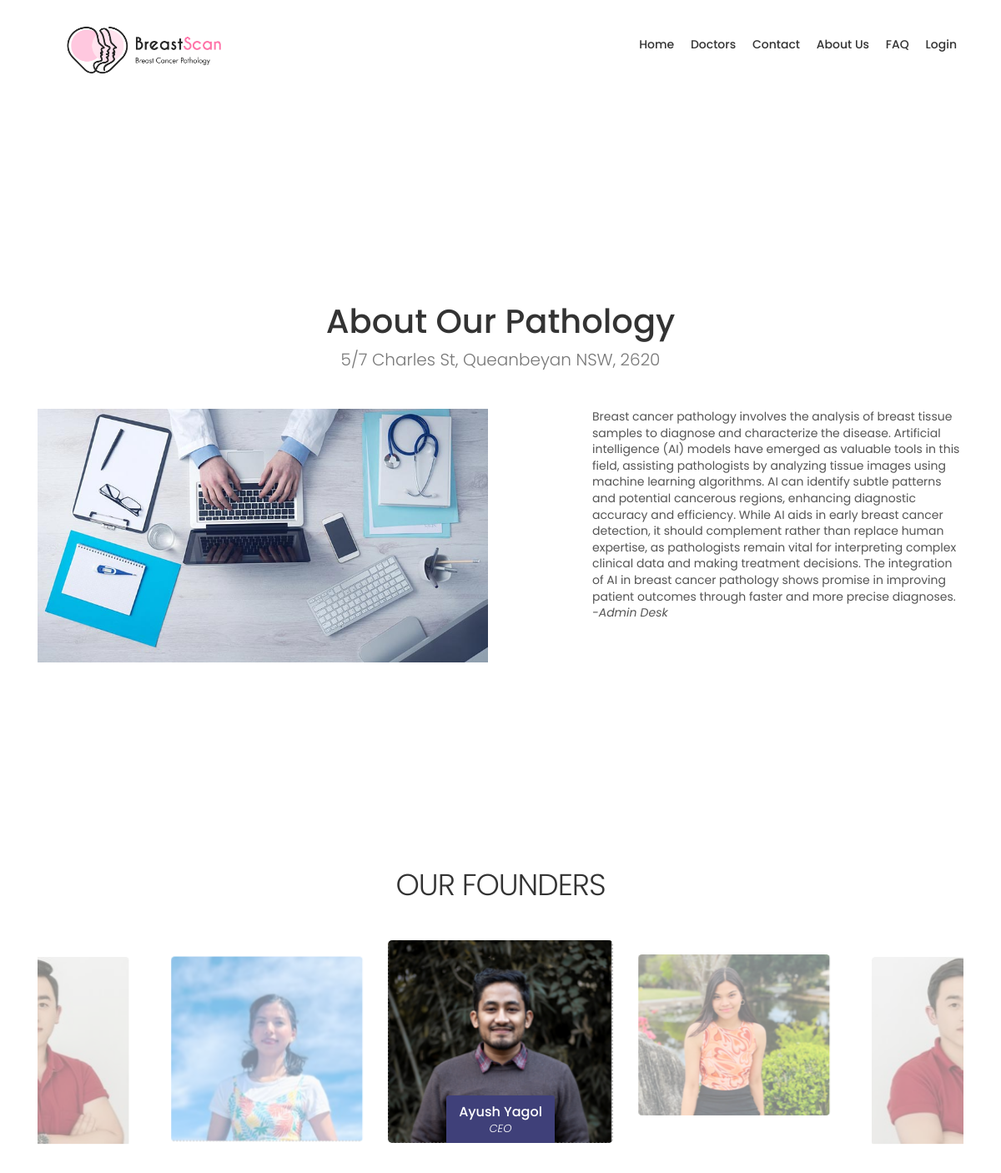
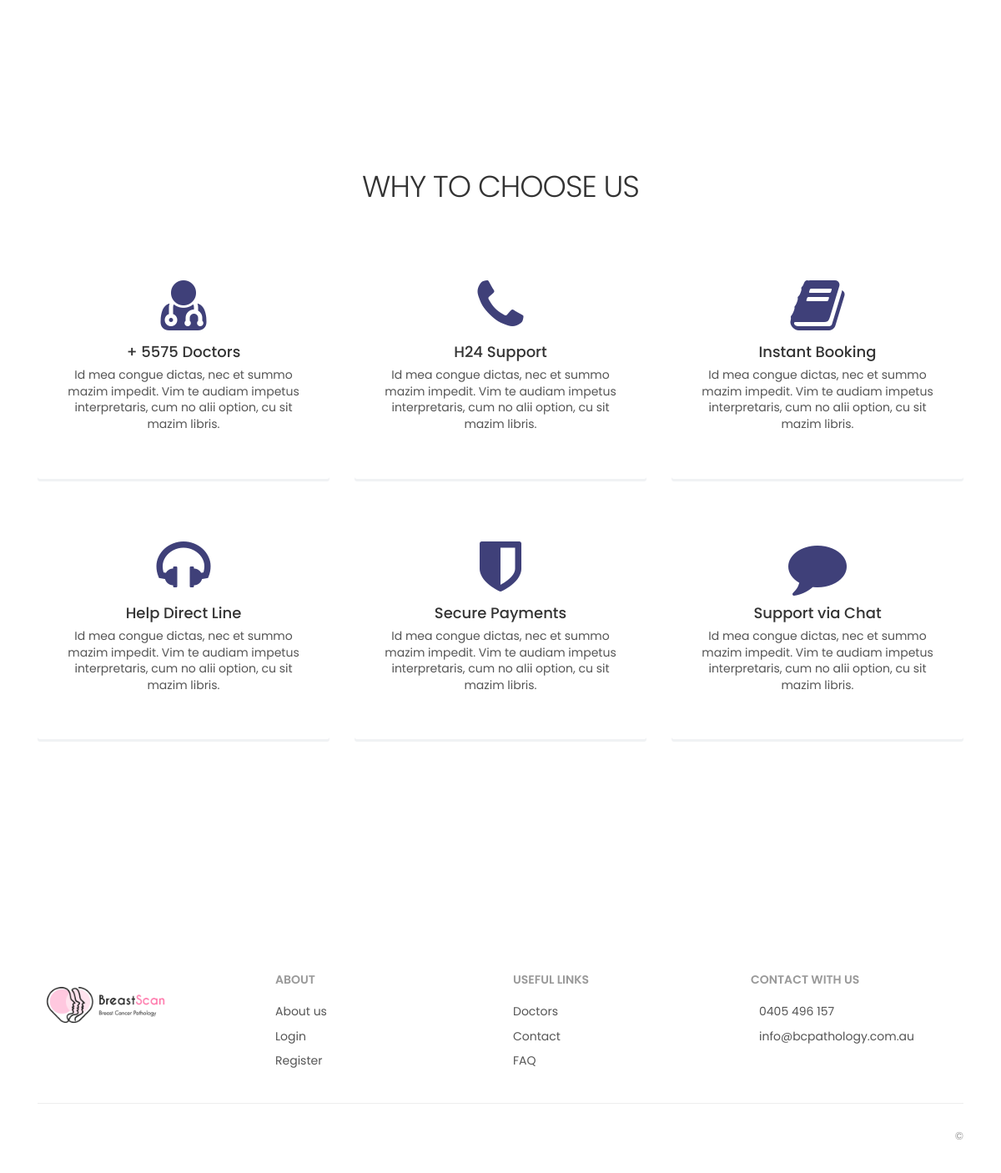
/about, run on the app's committed database (2 pictures, top to bottom).
### tables this page shows
CREATE TABLE `about` (
  `id` int NOT NULL,
  `info` text NOT NULL,
  `full_address` varchar(250) NOT NULL,
  `phone` varchar(255) NOT NULL,
  `email` varchar(255) NOT NULL,
  `facebook_link` varchar(255) DEFAULT NULL,
  `linkedin_link` varchar(255) DEFAULT NULL,
  `created_at` timestamp NULL DEFAULT CURRENT_TIMESTAMP,
  `updated_at` timestamp NULL DEFAULT CURRENT_TIMESTAMP ON UPDATE CURRENT_TIMESTAMP
);

### app/Controllers/About.php (called while the page is built, shortened)
<?php
class About extends Controller
{
    public function __construct(){
        $this->aboutModel = $this->model('About');
    }
    public function index()
    {
        $about_data = $this->aboutModel->getAboutData();
        $this->view('about/index',['title' => 'About Us', 'about_data' => $about_data[0]]);
    }
}

### app/Core/App.php (called while the page is built, shortened)
<?php
class App {
    protected $method = 'index';
    public function __construct() {
        $url = $this->parseUrl();
        if (file_exists('../app/Controllers/' . ucfirst($url[0]) . '.php')) {
            unset($url[0]);
        }
        $this->controller = new $this->controller;
        $this->params = $url ? array_values($url) : [];
        call_user_func_array(array($this->controller, $this->method), $this->params);
    }
    public function parseUrl() {
        if (isset($_GET['url'])) {
            return $url = explode('/', filter_var(rtrim($_GET['url'], '/'), FILTER_SANITIZE_URL));
        }
    }
}

### public/index.php (called while the page is built, shortened)
<?php
$app = new app;

### app/Core/DB.php (called while the page is built, shortened)
<?php
class DB {
    protected $db;
	private $statement;
    public function __construct(){
		$this->db = new PDO(sprintf('mysql:host=%s;dbname=%s', DB_HOST, DB_NAME), DB_USER, DB_PASSWORD);
    }
    public function query($sql, $params = []) {
		$this->statement = $this->db->prepare($sql);
	}
    public function row() {
		$this->execute();
		return $this->statement->fetchAll(PDO::FETCH_ASSOC);
	}
	public function execute() {
		return $this->statement->execute();
	}
}

### app/Models/About.php (called while the page is built, shortened)
<?php
include_once('../app/Core/Model.php');
class About extends Core\Model
{
    public function getAboutData(){
        $this->db->query('SELECT * FROM about ORDER BY ID DESC LIMIT 1');
        return $this->db->row();
    }
}

### app/Core/Model.php (called while the page is built, shortened)
<?php
abstract class Model {
	public function __construct() {
		$this->db = new DB;
	}
}

### app/Views/about/index.php (the view, shortened to what this page needs)
<?php include('../app/Views/base/header.php');?>
<?php include('../app/Views/base/navbar.php');?>
<div class="bg_color_1">
    <div class="margin_120_95">
    <div class="bg_color_1">
			<div class="container margin_120_95">
				<div class="main_title">
					<h1>About Our Pathology</h1>
					<p><?php echo $data['about_data']['full_address']; ?></p>
				</div>
				<div class="row justify-content-between">
					<div class="col-lg-6">
						<figure class="add_bottom_30">
							<img src="/pathology/img/about_1.jpg" class="img-fluid" alt="">
						</figure>
					</div>
					<div class="col-lg-5">
                    <?php echo $data['about_data']['info']; ?>
						<p><em>-Admin Desk</em></p>
					</div>
				</div>
			</div>
		</div>
		<div class="container margin_120_95">
			<div class="main_title">
				<h2>Our founders</h2>
			</div>
			<div id="staff" class="owl-carousel owl-theme">
			<div class="item">
					<a href="javascript:void(0)">
						<div class="title">
							<h4>Ayush Yagol<em>CEO</em></h4>
						</div><img src="/pathology/img/ayush.png" alt="">
					</a>
				</div>
				<div class="item">
					<a href="javascript:void(0)">
						<div class="title">
						</div><img src="/pathology/img/roisha.png" alt="">
					</a>
				</div>
				<div class="item">
					<a href="javascript:void(0)">
						<div class="title">
						</div><img src="/pathology/img/saijal.png" alt="">
					</a>
				</div>
				<div class="item">
					<a href="javascript:void(0)">
						<div class="title">
						</div><img src="/pathology/img/ruby.png" alt="">
					</a>
				</div>
			</div>
		</div>
		<div class="container margin_120_95">
			<div class="main_title">
				<h2>Why TO Choose Us</h2>
			</div>
			<div class="row">
				<div class="col-lg-4 col-md-6">
					<a class="box_feat_about" href="#0">
						<i class="fa fa-user-md"></i>
						<h3>+ 5575 Doctors</h3>
						<p>Id mea congue dictas, nec et summo mazim impedit. Vim te audiam impetus interpretaris, cum no alii option, cu sit mazim libris.</p>
					</a>
				</div>
				<div class="col-lg-4 col-md-6">
					<a class="box_feat_about" href="#0">
						<i class="fa fa-phone"></i>
						<h3>H24 Support</h3>
						<p>Id mea congue dictas, nec et summo mazim impedit. Vim te audiam impetus interpretaris, cum no alii option, cu sit mazim libris. </p>
					</a>
				</div>
				<div class="col-lg-4 col-md-6">
					<a class="box_feat_about" href="#0">
						<i class="fa fa-book"></i>
						<h3>Instant Booking</h3>
						<p>Id mea congue dictas, nec et summo mazim impedit. Vim te audiam impetus interpretaris, cum no alii option, cu sit mazim libris.</p>
					</a>
				</div>
				<div class="col-lg-4 col-md-6">
					<a class="box_feat_about" href="#0">
						<i class="fa fa-headphones"></i>
						<h3>Help Direct Line</h3>
						<p>Id mea congue dictas, nec et summo mazim impedit. Vim te audiam impetus interpretaris, cum no alii option, cu sit mazim libris. </p>
					</a>
				</div>
				<div class="col-lg-4 col-md-6">
					<a class="box_feat_about" href="#0">
						<i class="fa fa-shield"></i>
						<h3>Secure Payments</h3>
						<p>Id mea congue dictas, nec et summo mazim impedit. Vim te audiam impetus interpretaris, cum no alii option, cu sit mazim libris.</p>
					</a>
				</div>
				<div class="col-lg-4 col-md-6">
					<a class="box_feat_about" href="#0">
						<i class="fa fa-comment"></i>
						<h3>Support via Chat</h3>
						<p>Id mea congue dictas, nec et summo mazim impedit. Vim te audiam impetus interpretaris, cum no alii option, cu sit mazim libris. </p>
					</a>
				</div>
			</div>
		</div>
    </div>
</div>
<?php include('../app/Views/base/footer.php');?>

### app/Views/base/footer.php (shortened to what this page needs)
</main>
<footer  class="wow fadeInUp">
	<div class="container margin_60_35">
		<div class="row">
			<div class="col-lg-3 col-md-12">
				<p>
					<a href="/pathology" title="Breast Cancer Pathology">
						<img src="/pathology/img/logos/logo.png" data-retina="true" alt="" width="163" height="36" class="img-fluid">
					</a>
				</p>
			</div>
			<div class="col-lg-3 col-md-4">
				<h5>About</h5>
				<ul class="links">
					<li><a href="/pathology/about">About us</a></li>
					<li><a href="/pathology/users/login">Login</a></li>
					<li><a href="/pathology/users/register">Register</a></li>
				</ul>
			</div>
			<div class="col-lg-3 col-md-4">
				<h5>Useful links</h5>
				<ul class="links">
					<li><a href="/pathology/users/doctors">Doctors</a></li>
					<li><a href="/pathology/contact">Contact</a></li>
					<li><a href="/pathology/faq">FAQ</a></li>
				</ul>
			</div>
			<div class="col-lg-3 col-md-4">
				<h5>Contact with Us</h5>
				<ul class="contacts">
					<li><a href="tel://<?=$data['about_data']['phone'];?>"><i class="icon_mobile"></i><?=$data['about_data']['phone'];?></a></li>
					<li><a href="mailto:<?=$data['about_data']['email'];?>"><i class="icon_mail_alt"></i> <?=$data['about_data']['email'];?></a></li>
				</ul>
			</div>
		</div>
		<hr>
		<div class="row">
			<div class="col-md-8">
			</div>
			<div class="col-md-4">
				<div id="copy">© <span id="year"></span></div>
			</div>
		</div>
	</div>
</footer>
	</div>
</body>
</html>

### public/css/style.css (style rules this page uses)
a,a:focus,a:hover { text-decoration:none;outline:0 }
#app_section small,#hero_video .content h3,.box_feat h3,.box_list small,.hero_home .content h3,.main_title h2,.main_title_2 h3,.main_title_3 h3,.main_title_4 h3,.marker_info small,.sbSelector:hover,.sbSelector:link,.sbSelector:visited,.strip_list small,.switch-field label,footer h5 { text-transform:uppercase }
.sbOptions,.tabs nav ul,ol,ul,ul#cat_nav { list-style:none }
hr,hr.double { margin:15px 0 30px;border-color:#ededed }
html * { -webkit-font-smoothing:antialiased;-moz-osx-font-smoothing:grayscale }
body { background:#fff;font-size:14px;font-size:.875rem;line-height:1.4;font-family:Poppins,Helvetica,sans-serif;color:#555 }
.list_home ul li a:after,a.wish_bt:after,footer ul.links li a:after { font-family:ElegantIcons }
h1,h2,h3,h4,h5,h6 { color:#333 }
ol,ul { margin:0 0 25px;padding:0 }
p { margin-bottom:25px }
.main_title { text-align:center;margin-bottom:45px }
.main_title h2 { font-weight:300;letter-spacing:-1px;font-size:36px;margin:0 }
.main_title p { font-weight:300;font-size:20px;color:#777;padding:0 10% }
a { color:#e74e84;-moz-transition:all .5s ease-in-out;-o-transition:all .5s ease-in-out;-webkit-transition:all .5s ease-in-out;-ms-transition:all .5s ease-in-out;transition:all .5s ease-in-out }
footer,header { background-color:#fff }
footer { color:#555 }
footer h5 { font-size:14px;font-size:.875rem;font-weight:600;color:#999;margin-bottom:20px }
footer ul li { margin-bottom:10px }
footer ul li a { -moz-transition:all .3s ease-in-out;-o-transition:all .3s ease-in-out;-webkit-transition:all .3s ease-in-out;-ms-transition:all .3s ease-in-out;transition:all .3s ease-in-out;display:inline-block;position:relative;color:#555 }
footer ul.links li a:after { content:"\24";position:absolute;margin-left:5px;top:1px;opacity:0;-moz-transition:all .5s ease-in-out;-o-transition:all .5s ease-in-out;-webkit-transition:all .5s ease-in-out;-ms-transition:all .5s ease-in-out;transition:all .5s ease-in-out }
footer #copy { text-align:right;font-size:13px;font-size:.8125rem;color:#999 }
.wow { visibility:hidden }
#reccomended,#staff { margin-top:40px }
#reccomended .item .title,#staff .item .title { position:absolute;bottom:0;left:0;text-align:center;width:100%;z-index:9 }
#reccomended .item .title h4,#staff .item .title h4 { background-color:#3f4079;display:inline-block;-webkit-border-radius:3px 3px 0 0;-moz-border-radius:3px 3px 0 0;-ms-border-radius:3px 3px 0 0;border-radius:3px 3px 0 0;color:#fff;padding:10px 15px;margin:0;font-size:16px;font-size:1rem;opacity:0 }
#reccomended .item .title h4 em,#staff .item .title h4 em { display:block;font-size:13px;font-size:.8125rem;font-weight:300;margin-top:3px }
#reccomended .item a,#staff .item a { position:relative;display:block }
#reccomended .owl-item.active.center .item .title h4,#reccomended .owl-item.active.center .item .views,#staff .owl-item.active.center .item .title h4,#staff .owl-item.active.center .item .views { opacity:1 }
.bg_color_1,.box_form { background-color:#fff }
a.box_feat_about { text-align:center;background:#fff;padding:40px 30px 30px;display:block;-moz-transition:all .5s ease-in-out;-o-transition:all .5s ease-in-out;-webkit-transition:all .5s ease-in-out;-ms-transition:all .5s ease-in-out;transition:all .5s ease-in-out;-webkit-box-shadow:0 3px 0 0 #f0f2f4;-moz-box-shadow:0 3px 0 0 #f0f2f4;box-shadow:0 3px 0 0 #f0f2f4;color:#555;margin-bottom:30px;-webkit-border-radius:3px;-moz-border-radius:3px;-ms-border-radius:3px;border-radius:3px;overflow:hidden }
a.box_feat_about i { font-size:70px;font-size:4.375rem;color:#3f4079;margin-bottom:10px }
a.box_feat_about h3 { font-size:18px;font-size:1.125rem }
.add_bottom_30 { margin-bottom:30px }
.margin_60_35 { padding-top:60px;padding-bottom:35px }
.margin_120_95 { padding-top:120px;padding-bottom:95px }

### public/css/custom.css (style rules this page uses)
:root { --theme-color: #3f4079; --theme-light: #3f40791c; --theme-f-color: #fff; }

### data on the page
about: full_address "5/7 Charles St, Queanbeyan NSW, 2620", info "Breast cancer pathology involves the analysis of breast tissue samples to diagnose and characterize the disease. Artificial intelligence (AI) models have emerged as valuable tools in this field, assisting pathologists by analyzing tissue images using machine learning algorithms. AI can identify subtle patterns and potential cancerous regions, enhancing diagnostic accuracy and efficiency. While AI aids in early breast cancer detection, it should complement rather than replace human expertise, as pathologists remain vital for interpreting complex clinical data and making treatment decisions. The integration of AI in breast cancer pathology shows promise in improving patient outcomes through…", phone "0405 496 157", email "info@bcpathology.com.au"
